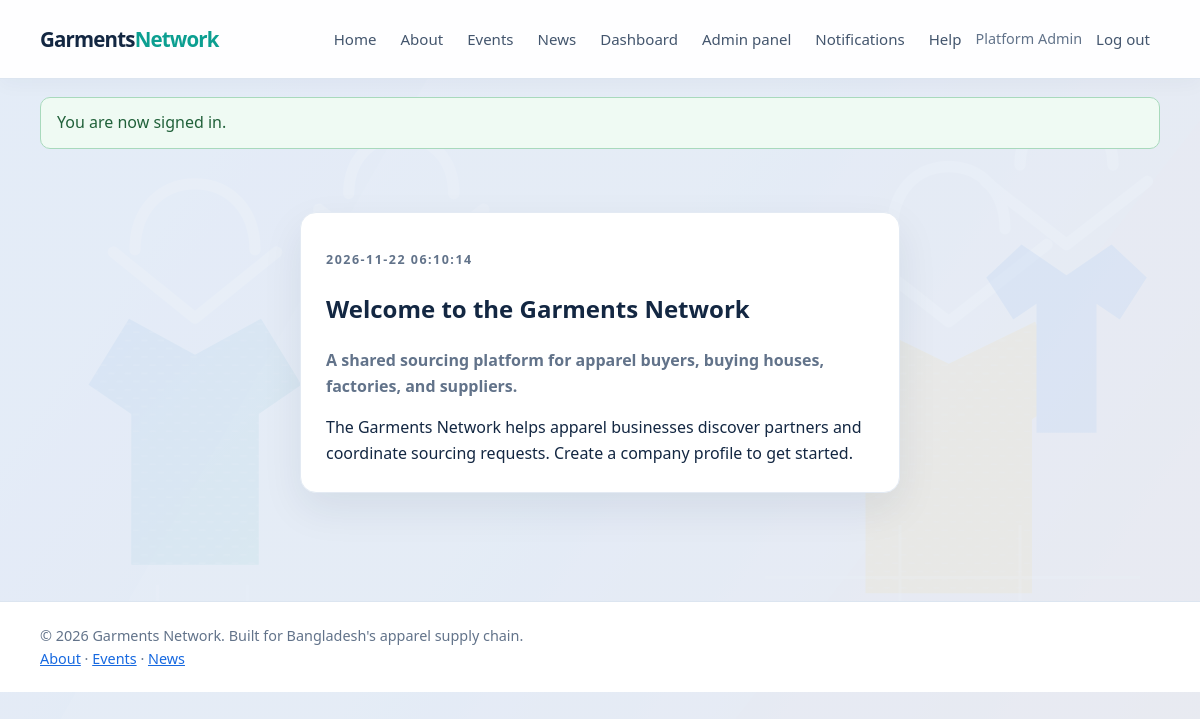
The app's page /news/view.php?slug=welcome-to-garments-network (signed in) with its own data.
### tables this page shows
CREATE TABLE users (
    id BIGINT UNSIGNED AUTO_INCREMENT PRIMARY KEY,
    role_id TINYINT UNSIGNED NOT NULL,
    name VARCHAR(120) NOT NULL,
    email VARCHAR(190) NOT NULL UNIQUE,
    password_hash VARCHAR(255) NOT NULL,
    status ENUM('active', 'suspended') NOT NULL DEFAULT 'active',
    created_at TIMESTAMP NOT NULL DEFAULT CURRENT_TIMESTAMP,
    updated_at TIMESTAMP NOT NULL DEFAULT CURRENT_TIMESTAMP ON UPDATE CURRENT_TIMESTAMP,
    CONSTRAINT fk_users_role FOREIGN KEY (role_id) REFERENCES roles(id),
    INDEX idx_users_role_status (role_id, status)
);

CREATE TABLE news_articles (
    id BIGINT UNSIGNED AUTO_INCREMENT PRIMARY KEY,
    title VARCHAR(190) NOT NULL,
    slug VARCHAR(210) NOT NULL UNIQUE,
    summary TEXT NULL,
    content MEDIUMTEXT NOT NULL,
    status ENUM('draft', 'published', 'archived') NOT NULL DEFAULT 'draft',
    author_id BIGINT UNSIGNED NULL,
    published_at DATETIME NULL,
    created_at TIMESTAMP NOT NULL DEFAULT CURRENT_TIMESTAMP,
    CONSTRAINT fk_news_author FOREIGN KEY (author_id) REFERENCES users(id) ON DELETE SET NULL,
    INDEX idx_news_status_published (status, published_at)
);

### includes/functions.php (called while the page is built, shortened)
<?php
function e(?string $value): string
{
    return htmlspecialchars($value ?? '', ENT_QUOTES | ENT_SUBSTITUTE, 'UTF-8');
}
function app_url(string $path = ''): string
{
    $projectRoot = realpath(__DIR__ . DIRECTORY_SEPARATOR . '..');
    $base = '';
    $scriptFile = isset($_SERVER['SCRIPT_FILENAME']) ? realpath($_SERVER['SCRIPT_FILENAME']) : false;
    $scriptName = str_replace('\\', '/', (string) ($_SERVER['SCRIPT_NAME'] ?? ''));
    if ($projectRoot !== false && $scriptFile !== false) {
        $normalizedRoot = rtrim(str_replace('\\', '/', $projectRoot), '/');
        $normalizedScript = str_replace('\\', '/', $scriptFile);
        $rootPrefix = $normalizedRoot . '/';
        if (stripos($normalizedScript, $rootPrefix) === 0) {
            $relativeScript = substr($normalizedScript, strlen($rootPrefix));
            if ($relativeScript !== '' && strlen($scriptName) >= strlen($relativeScript)) {
                $scriptSuffix = substr($scriptName, -strlen($relativeScript));
                if (strcasecmp($scriptSuffix, $relativeScript) === 0) {
                    $base = rtrim(substr($scriptName, 0, -strlen($relativeScript)), '/');
                }
            }
        }
        if ($base === '') {
            $documentRoot = isset($_SERVER['DOCUMENT_ROOT']) ? realpath($_SERVER['DOCUMENT_ROOT']) : false;
            $normalizedDocumentRoot = $documentRoot === false
                ? ''
                : rtrim(str_replace('\\', '/', $documentRoot), '/');
            $normalizedProject = str_replace('\\', '/', $projectRoot);
        }
    }
    $path = ltrim($path, '/');
    return $base . ($path === '' ? '' : '/' . $path);
}
function take_flash(): ?array
{
    $flash = $_SESSION['flash'];
    return $flash;
}

### includes/db.php (called while the page is built, shortened)
<?php
function db(): PDO
{
    static $connection = null;
    if ($connection instanceof PDO) {
        return $connection;
    }
    $host = getenv('DB_HOST') ?: '127.0.0.1';
    $database = getenv('DB_NAME') ?: 'garments_network';
    $username = getenv('DB_USER') ?: 'root';
    $password = getenv('DB_PASSWORD') ?: '';
    $charset = 'utf8mb4';
    $dsn = "mysql:host={$host};dbname={$database};charset={$charset}";
    $connection = new PDO($dsn, $username, $password, [
        PDO::ATTR_ERRMODE => PDO::ERRMODE_EXCEPTION,
        PDO::ATTR_DEFAULT_FETCH_MODE => PDO::FETCH_ASSOC,
        PDO::ATTR_EMULATE_PREPARES => false,
    ]);
    return $connection;
}

### includes/auth.php (called while the page is built, shortened)
<?php
require_once __DIR__ . '/db.php';
require_once __DIR__ . '/functions.php';
function current_user(): ?array
{
    $statement = db()->prepare(
        'SELECT users.id, users.name, users.email, users.status, roles.slug AS role
         FROM users INNER JOIN roles ON roles.id = users.role_id
         WHERE users.id = :user_id LIMIT 1'
    );
    $statement->execute(['user_id' => $_SESSION['user']['id']]);
    $user = $statement->fetch();
    unset($user['status']);
    $cachedUser = $user;
    return $cachedUser;
}

### news/view.php (the view, shortened to what this page needs)
<?php
require_once __DIR__ . '/../includes/auth.php';
$slug = trim((string) ($_GET['slug'] ?? ''));
$statement = db()->prepare(
    "SELECT title, summary, content, published_at
     FROM news_articles WHERE slug = :slug AND status = 'published'
        AND published_at <= CURRENT_TIMESTAMP LIMIT 1"
);
$statement->execute(['slug' => $slug]);
$article = $statement->fetch();
require __DIR__ . '/../includes/header.php';
?>
<main class="container narrow">
    <article class="card">
        <p class="eyebrow"><?= e($article['published_at']) ?></p>
        <h1><?= e($article['title']) ?></h1>
        <p><strong><?= e($article['summary'] ?? '') ?></strong></p>
        <div><?= nl2br(e($article['content'])) ?></div>
    </article>
</main>
<?php require __DIR__ . '/../includes/footer.php'; ?>

### includes/header.php (shortened to what this page needs)
<?php
require_once __DIR__ . '/auth.php';
$signedInUser = current_user();
$flashMessage = take_flash();
?>
<!doctype html>
<html lang="en">
<head>
    <link rel="stylesheet" href="<?= e(app_url('assets/css/style.css')) ?>">
</head>
<body>
<header class="site-header">
    <div class="container nav-wrap">
        <a class="brand" href="<?= e(app_url('index.php')) ?>">Garments<span>Network</span></a>
        <nav aria-label="Main navigation">
            <a href="<?= e(app_url('index.php')) ?>">Home</a>
            <a href="<?= e(app_url('about.php')) ?>">About</a>
            <a href="<?= e(app_url('events/index.php')) ?>">Events</a>
            <a href="<?= e(app_url('news/index.php')) ?>">News</a>
            <?php if ($signedInUser !== null): ?>
                <a href="<?= e(app_url('dashboard.php')) ?>">Dashboard</a>
                <?php if ($signedInUser['role'] === 'admin'): ?>
                    <a href="<?= e(app_url('admin/index.php')) ?>">Admin panel</a>
                <?php endif; ?>
                <?php
                $unreadStatement = db()->prepare('SELECT COUNT(*) FROM notifications WHERE user_id = :user_id AND read_at IS NULL');
                $unreadStatement->execute(['user_id' => $signedInUser['id']]);
                $unreadCount = (int) $unreadStatement->fetchColumn();
                ?>
                <a href="<?= e(app_url('notifications/index.php')) ?>">Notifications<?= $unreadCount > 0 ? ' (' . $unreadCount . ')' : '' ?></a>
                <a href="<?= e(app_url('complaints/index.php')) ?>">Help</a>
                <span class="nav-user"><?= e($signedInUser['name']) ?></span>
                <form class="nav-form" method="post" action="<?= e(app_url('auth/logout.php')) ?>">
                    <button class="link-button" type="submit">Log out</button>
                </form>
            <?php else: ?>
                <a href="<?= e(app_url('auth/login.php')) ?>">Log in</a>
                <a class="nav-cta" href="<?= e(app_url('auth/register.php')) ?>">Register</a>
            <?php endif; ?>
        </nav>
    </div>
</header>
<?php if ($flashMessage !== null): ?>
    <div class="container">
        <div class="alert alert-<?= e($flashMessage['type']) ?>" role="status"><?= e($flashMessage['message']) ?></div>
    </div>
<?php endif; ?>

### assets/css/style.css (style rules this page uses)
:root { color-scheme: light; --blue: #1769e0; --blue-dark: #104fae; --ink: #132742; --muted: #62738a; --border: #dce5f0; --surface: #ffffff; --background: #e8eef7; --teal: #0c9f91; --amber: #f2a900; --coral: #ef6b55; --shadow: 0 16px 40px rgba(19, 39, 66, .08); }
* { box-sizing: border-box; }
body { margin: 0; background: var(--background); color: var(--ink); font: 16px/1.6 "Segoe UI", Arial, sans-serif; }
a { color: var(--blue); }
.container { width: min(1120px, calc(100% - 40px)); margin: 0 auto; }
.site-header { background: var(--surface); border-bottom: 1px solid var(--border); }
.nav-wrap { min-height: 72px; display: flex; align-items: center; justify-content: space-between; gap: 20px; }
.brand { color: var(--ink); font-size: 1.15rem; font-weight: 800; text-decoration: none; }
.brand span { color: var(--blue); }
nav { display: flex; align-items: center; gap: 22px; }
nav a, .link-button { color: #344a63; text-decoration: none; font: inherit; }
.nav-user { color: var(--muted); font-size: .9rem; }
.nav-form { display: inline; margin: 0; }
.link-button { padding: 0; border: 0; background: none; cursor: pointer; }
.eyebrow { color: var(--blue); font-size: .78rem; font-weight: 800; letter-spacing: .12em; text-transform: uppercase; }
.card, .form-card { padding: 25px; border: 1px solid var(--border); border-radius: 10px; background: var(--surface); box-shadow: 0 8px 24px rgba(18, 53, 89, .04); }
.card p, .page-heading p:not(.eyebrow) { color: var(--muted); }
.narrow { max-width: 600px; padding-top: 45px; padding-bottom: 64px; }
.alert { margin: 18px auto; padding: 12px 16px; border-radius: 6px; }
.alert-success { border: 1px solid #a8d9bc; background: #effaf3; color: #21613a; }
html { scroll-behavior: smooth; }
body { background: linear-gradient(rgba(232, 238, 247, .88), rgba(232, 238, 247, .88)), url("../images/fashion-background.svg") center top / cover fixed, var(--background); }
.site-header { position: relative; z-index: 2; background: rgba(255, 255, 255, .94); box-shadow: 0 4px 20px rgba(19, 39, 66, .04); }
.nav-wrap { min-height: 78px; }
.brand { font-size: 1.28rem; letter-spacing: -.04em; }
.brand span { color: var(--teal); }
nav { gap: 8px; }
nav a, .link-button { padding: 8px 10px; border-radius: 8px; color: #43556d; font-size: .94rem; transition: color .18s ease, background .18s ease; }
.nav-form .link-button { padding: 8px 10px; }
.card, .form-card { border-color: #e3eaf3; border-radius: 16px; box-shadow: var(--shadow); }
.alert { border-radius: 10px; }
.nav-wrap { flex-wrap: wrap; }
.nav-wrap > nav { min-width: 0; flex: 1 1 650px; flex-wrap: wrap; justify-content: flex-end; gap: 4px; }
.nav-wrap nav a { white-space: nowrap; }
.nav-wrap .nav-user { max-width: 140px; overflow: hidden; text-overflow: ellipsis; white-space: nowrap; }
.nav-wrap .nav-form { flex: 0 0 auto; }
.nav-wrap .nav-form .link-button { white-space: nowrap; }

### records on screen
users: name "Platform Admin"
news_articles: published_at "2026-11-22 06:10:14", title "Welcome to the Garments Network", summary "A shared sourcing platform for apparel buyers, buying houses, factories, and suppliers.", content "The Garments Network helps apparel businesses discover partners and coordinate sourcing requests. Create a company profile to get started."

### other values on screen
$flashMessage['message'] "You are now signed in."
